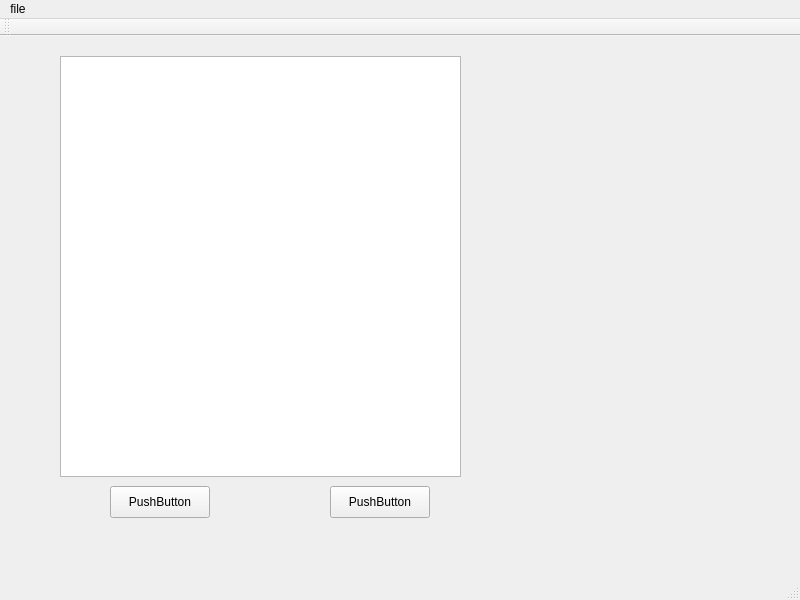
<?xml version="1.0" encoding="UTF-8"?>
<ui version="4.0">
 <class>MainWindow</class>
 <widget class="QMainWindow" name="MainWindow">
  <property name="geometry">
   <rect>
    <x>0</x>
    <y>0</y>
    <width>800</width>
    <height>600</height>
   </rect>
  </property>
  <property name="contextMenuPolicy">
   <enum>Qt::ContextMenuPolicy::ActionsContextMenu</enum>
  </property>
  <property name="windowTitle">
   <string>MainWindow</string>
  </property>
  <widget class="QWidget" name="centralwidget">
   <widget class="QWidget" name="widget" native="true">
    <property name="geometry">
     <rect>
      <x>380</x>
      <y>80</y>
      <width>341</width>
      <height>191</height>
     </rect>
    </property>
   </widget>
   <widget class="QPushButton" name="pushButton">
    <property name="geometry">
     <rect>
      <x>110</x>
      <y>450</y>
      <width>100</width>
      <height>32</height>
     </rect>
    </property>
    <property name="text">
     <string>PushButton</string>
    </property>
   </widget>
   <widget class="QPushButton" name="pushButton_2">
    <property name="geometry">
     <rect>
      <x>330</x>
      <y>450</y>
      <width>100</width>
      <height>32</height>
     </rect>
    </property>
    <property name="text">
     <string>PushButton</string>
    </property>
   </widget>
   <widget class="QTreeView" name="treeView">
    <property name="geometry">
     <rect>
      <x>60</x>
      <y>20</y>
      <width>401</width>
      <height>421</height>
     </rect>
    </property>
    <property name="contextMenuPolicy">
     <enum>Qt::ContextMenuPolicy::ActionsContextMenu</enum>
    </property>
   </widget>
  </widget>
  <widget class="QMenuBar" name="menubar">
   <property name="geometry">
    <rect>
     <x>0</x>
     <y>0</y>
     <width>800</width>
     <height>33</height>
    </rect>
   </property>
   <widget class="QMenu" name="menufile">
    <property name="title">
     <string>file</string>
    </property>
    <addaction name="separator"/>
    <addaction name="actionOpen_file"/>
    <addaction name="actionItem_Options"/>
   </widget>
   <addaction name="menufile"/>
  </widget>
  <widget class="QStatusBar" name="statusbar"/>
  <widget class="QToolBar" name="toolBar">
   <property name="windowTitle">
    <string>toolBar</string>
   </property>
   <attribute name="toolBarArea">
    <enum>TopToolBarArea</enum>
   </attribute>
   <attribute name="toolBarBreak">
    <bool>false</bool>
   </attribute>
  </widget>
  <action name="actionOpen_file">
   <property name="icon">
    <iconset resource="icons.qrc">
     <normaloff>:/icons/fileopen.png</normaloff>:/icons/fileopen.png</iconset>
   </property>
   <property name="text">
    <string>Open file</string>
   </property>
  </action>
  <action name="actionItem_Options">
   <property name="text">
    <string>Item Options</string>
   </property>
   <property name="menuRole">
    <enum>QAction::MenuRole::NoRole</enum>
   </property>
  </action>
 </widget>
 <resources>
  <include location="icons.qrc"/>
 </resources>
 <connections/>
</ui>
